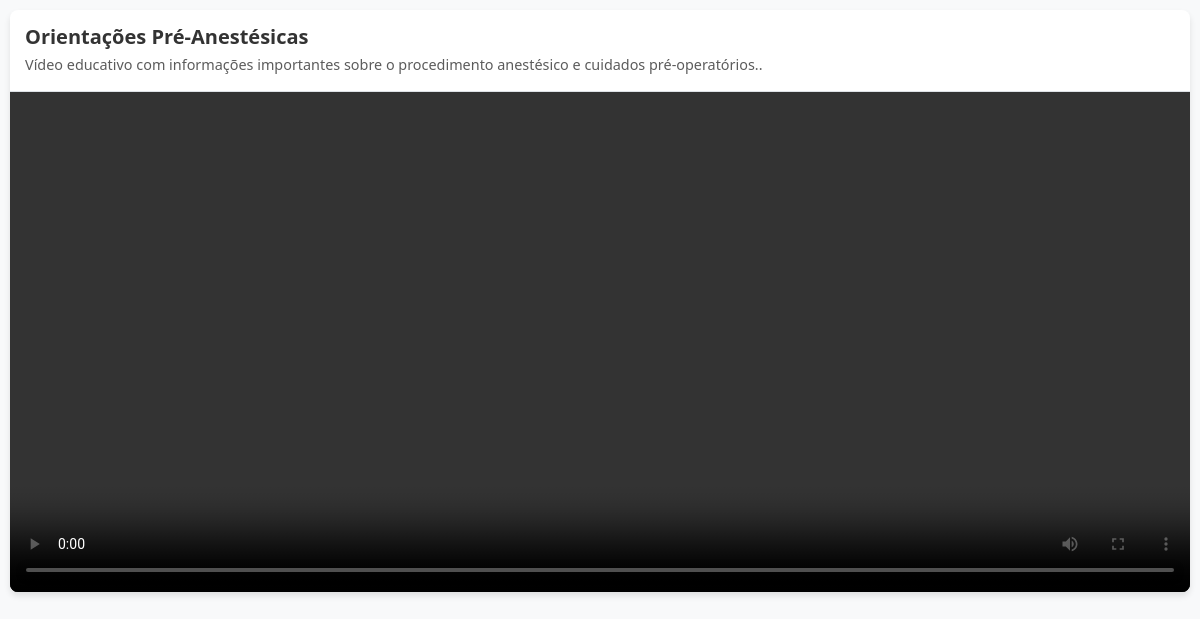
Screenshot of /video/embed.php?video_id=1 with the database file from the repository.
### tables this page shows
CREATE TABLE `videos_interativos` (
  `id` int(11) NOT NULL,
  `titulo` varchar(255) NOT NULL,
  `descricao` text DEFAULT NULL,
  `autor` varchar(255) DEFAULT NULL,
  `filename` varchar(255) NOT NULL,
  `file_path` varchar(500) NOT NULL,
  `file_size` bigint(20) DEFAULT NULL,
  `duracao` int(11) DEFAULT 0 COMMENT 'Duração em segundos',
  `thumbnail` varchar(500) DEFAULT NULL,
  `ativo` tinyint(1) DEFAULT 1,
  `tipo` enum('pre_anestesico','educacional','orientacao','outro') DEFAULT 'pre_anestesico',
  `created_at` timestamp NOT NULL DEFAULT current_timestamp(),
  `updated_at` timestamp NULL DEFAULT NULL ON UPDATE current_timestamp()
);

### app/config/database.php (called while the page is built, shortened)
<?php
class Database {
    private static $instance = null;
    private $connection;
    private function getCredentials() {
        $local = [
            'host' => 'localhost',
            'port' => '3307',
            'dbname' => 'nutricheck',
            'username' => 'nutricheck',
            'password' => '',
        ];
        $configFile = __DIR__ . '/database_hostinger.php';
        if (file_exists($configFile)) {
            return [
                'host' => defined('DB_HOST') ? DB_HOST : $local['host'],
                'port' => defined('DB_PORT') ? DB_PORT : '3306',
                'dbname' => defined('DB_NAME') ? DB_NAME : $local['dbname'],
                'username' => defined('DB_USER') ? DB_USER : $local['username'],
                'password' => defined('DB_PASS') ? DB_PASS : $local['password'],
            ];
        }
        return $local;
    }
    private $charset = 'utf8mb4';
    private function __construct() {
        $c = $this->getCredentials();
        $host = $c['host'];
        $port = $c['port'];
        $dbname = $c['dbname'];
        $username = $c['username'];
        $password = $c['password'];
        try {
            $dsn = "mysql:host={$host};port={$port};dbname={$dbname};charset={$this->charset}";
            $options = [
                PDO::ATTR_ERRMODE => PDO::ERRMODE_EXCEPTION,
                PDO::ATTR_DEFAULT_FETCH_MODE => PDO::FETCH_ASSOC,
                PDO::ATTR_EMULATE_PREPARES => false,
                PDO::MYSQL_ATTR_INIT_COMMAND => "SET NAMES utf8mb4 COLLATE utf8mb4_unicode_ci"
            ];
            $this->connection = new PDO($dsn, $username, $password, $options);
        } catch (PDOException $e) {
            if ($e->getCode() == 1049) {
                throw new Exception("Banco de dados '{$dbname}' não existe. Crie o banco no painel ou importe o dump.");
            }
            if ($e->getCode() == 2002 || $e->getCode() == 2003) {
                throw new Exception("Não foi possível conectar ao MySQL (host: {$host}, porta: {$port}). Verifique as credenciais em app/config/database_hostinger.php.");
            }
            throw new Exception("Erro na conexão com o banco de dados: " . $e->getMessage());
        }
    }
    public static function getInstance() {
        if (self::$instance === null) {
            self::$instance = new self();
        }
        return self::$instance;
    }
    public function query($sql, $params = []) {
        $stmt = $this->connection->prepare($sql);
        $stmt->execute($params);
        return $stmt;
    }
    public function fetch($sql, $params = []) {
        $stmt = $this->query($sql, $params);
        return $stmt->fetch();
    }
}

### video/embed.php (the view, shortened to what this page needs)
<?php
$video_id = isset($_GET['video_id']) ? (int)$_GET['video_id'] : 0;
$width = isset($_GET['width']) ? $_GET['width'] : '100%';
$height = isset($_GET['height']) ? $_GET['height'] : '500px';
$video = null;
try {
    $base_path = dirname(__DIR__);
    $app_path = $base_path . '/app';
    if (file_exists($app_path . '/config/database.php')) {
        require_once $app_path . '/config/database.php';
        $db = Database::getInstance();
        $sql = "SELECT * FROM videos_interativos WHERE id = ? AND ativo = 1";
        $video = $db->fetch($sql, [$video_id]);
    } else {
        throw new Exception('Sistema principal não encontrado');
    }
} catch (Exception $e) {
    try {
        require_once 'config.php';
        $pdo = getDatabaseConnection();
        $stmt = $pdo->prepare("SELECT * FROM videos WHERE id = ?");
        $stmt->execute([$video_id]);
        $video = $stmt->fetch(PDO::FETCH_ASSOC);
        if (!$video) {
            die('Vídeo não encontrado');
        }
        $stmt = $pdo->prepare("SELECT * FROM questions WHERE video_id = ? ORDER BY time_position ASC");
        $stmt->execute([$video_id]);
        $perguntas = $stmt->fetchAll(PDO::FETCH_ASSOC);
        $usar_api = false;
    } catch (Exception $e2) {
        die('Erro na conexão: ' . htmlspecialchars($e2->getMessage()));
    }
}
$video_url = '';
if (isset($video['file_path']) && !empty($video['file_path'])) {
    $video_url = $video['file_path'];
} elseif (isset($video['url_video']) && !empty($video['url_video'])) {
    $video_url = $video['url_video'];
} elseif (isset($video['video_url']) && !empty($video['video_url'])) {
    $video_url = $video['video_url'];
}
$video_titulo = isset($video['titulo']) ? $video['titulo'] : (isset($video['title']) ? $video['title'] : 'Vídeo');
$video_descricao = isset($video['descricao']) ? $video['descricao'] : (isset($video['description']) ? $video['description'] : '');
?>
<!DOCTYPE html>
<html lang="pt-BR">
<head>
    <link href="https://cdn.jsdelivr.net/npm/bootstrap@5.3.0/dist/css/bootstrap.min.css" rel="stylesheet">
    <link href="https://cdn.jsdelivr.net/npm/bootstrap-icons@1.10.0/font/bootstrap-icons.css" rel="stylesheet">
</head>
<body>
    <div class="embed-container" style="max-width: <?= htmlspecialchars($width) ?>;">
        <div class="video-header">
            <h1 class="video-title"><?= htmlspecialchars($video_titulo) ?></h1>
            <?php if ($video_descricao): ?>
                <p class="video-description"><?= htmlspecialchars($video_descricao) ?></p>
            <?php endif; ?>
        </div>
        <div class="video-wrapper" style="padding-bottom: <?= $height === '100%' ? '56.25%' : 'calc(' . $height . ')' ?>;">
            <video id="videoPlayer" controls>
                <source src="<?= htmlspecialchars($video_url) ?>" type="video/mp4">
            </video>
        </div>
    </div>
</body>
</html>

### rows the page displays
videos_interativos: titulo "Orientações Pré-Anestésicas", descricao "Vídeo educativo com informações importantes sobre o procedimento anestésico e cuidados pré-operatórios.."
